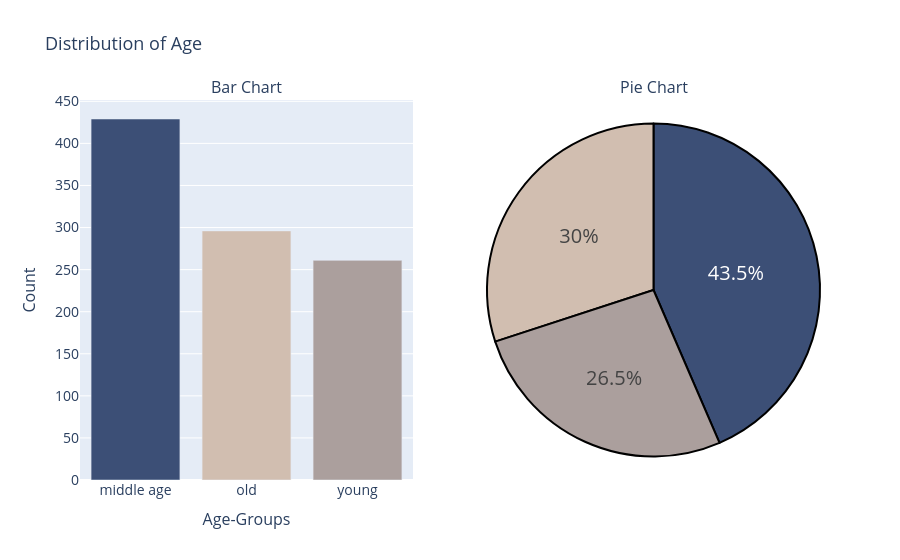

The cell this chart's notebook holds for it:
### Code cell
colors = ['#3C4F76' , '#D1BEB0' , '#AB9F9D']
labels = data['age_category'].value_counts().index
values = data['age_category'].value_counts()

# create pie chart

pie_chart = go.Figure(go.Pie(labels = labels, values = values, ))
pie_chart.update_traces(hoverinfo = 'label+value' , textinfo = 'percent', textfont_size = 20, 
                        marker = dict(colors = colors, line = dict( color = '#000000', width=2)))

# Bar Chart

bar_chart = go.Figure(go.Bar(x = labels, y = values, marker_color = colors))

# create subplots

fig = sp.make_subplots( rows = 1, cols = 2, column_width = [0.5,0.5], specs = [[{'type' : 'bar'}, {'type' : 'pie'}]],
                      subplot_titles = ("Bar Chart", "Pie Chart"))

# Add charts to subplots

fig.add_trace(bar_chart.data[0], row=1, col=1)
fig.add_trace(pie_chart.data[0], row=1, col=2)

# Update layout
fig.update_layout(
    showlegend=False,
    title=dict(
        text="Distribution of Age",
        font=dict(size=18)
    ),
    xaxis=dict(
        title=dict(
            text="Age-Groups",
            font=dict(size=16)
        ),
        tickfont=dict(size=14)
    ),
    yaxis=dict(
        title=dict(
            text="Count",
            font=dict(size=16)
        ),
        tickfont=dict(size=14)
    )
)


# Show subplots
fig.show()

### Figure 1 — Plotly figure (JSON) as saved in the notebook; plotly's stock layout.template omitted (floating-point values rounded to 4 significant figures)
{"data": [{"marker": {"color": ["#3C4F76", "#D1BEB0", "#AB9F9D"]}, "type": "bar", "x": ["middle age", "old", "young"], "xaxis": "x", "y": [429, 296, 261], "yaxis": "y"}, {"domain": {"x": [0.55, 1], "y": [0, 1]}, "hoverinfo": "label+value", "labels": ["middle age", "old", "young"], "marker": {"colors": ["#3C4F76", "#D1BEB0", "#AB9F9D"], "line": {"color": "#000000", "width": 2}}, "textfont": {"size": 20}, "textinfo": "percent", "type": "pie", "values": [429, 296, 261]}], "layout": {"annotations": [{"font": {"size": 16}, "showarrow": false, "text": "Bar Chart", "x": 0.225, "xanchor": "center", "xref": "paper", "y": 1, "yanchor": "bottom", "yref": "paper"}, {"font": {"size": 16}, "showarrow": false, "text": "Pie Chart", "x": 0.775, "xanchor": "center", "xref": "paper", "y": 1, "yanchor": "bottom", "yref": "paper"}], "showlegend": false, "title": {"font": {"size": 18}, "text": "Distribution of Age"}, "xaxis": {"anchor": "y", "domain": [0, 0.45], "tickfont": {"size": 14}, "title": {"font": {"size": 16}, "text": "Age-Groups"}}, "yaxis": {"anchor": "x", "domain": [0, 1], "tickfont": {"size": 14}, "title": {"font": {"size": 16}, "text": "Count"}}}}
